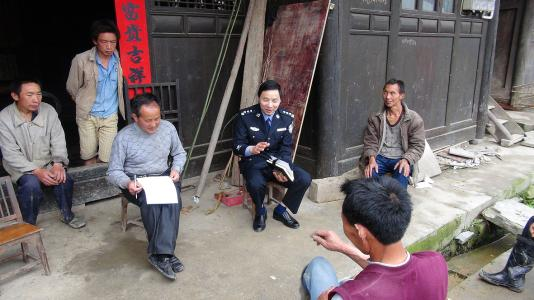
#> input picture base/opencv_handle/face3.jpg, 534 x 300 px
$ python face_recognize.py   (Python 2 division)
#> lines starting #> are read from the running program, lines starting #| are printed output that depends on the picture; after the words box and inside, x2 and y2 are one past the last pixel; in counts of white or black regions, pixels touching at a corner belong together
#coding=utf-8

import sys

reload(sys)

sys.setdefaultencoding('utf8')

import cv2

# 待检测的图片路径

imagepath = r'face3.jpg'

# 获取训练好的人脸的参数数据，这里直接从GitHub上使用默认值

face_cascade = cv2.CascadeClassifier(r'./haarcascade_frontalface_default.xml')

# 读取图片

image = cv2.imread(imagepath)
#> image is the input picture: shape (300, 534, 3); mean B, G, R 107.3, 106.7, 116

gray = cv2.cvtColor(image, cv2.COLOR_BGR2GRAY)
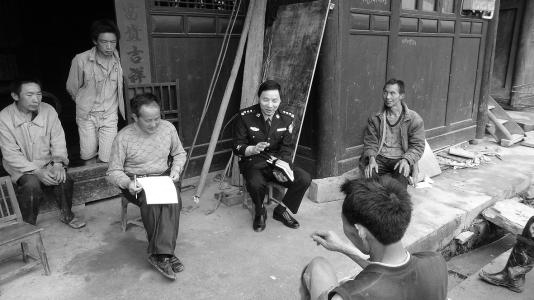
#> gray: shape (300, 534); min 0, max 255, mean 109.6

# 探测图片中的人脸

faces = face_cascade.detectMultiScale(

    gray,

    scaleFactor=1.15,

    minNeighbors=5,

    minSize=(5, 5)


)
#> faces = [[96, 32, 25, 25], [380, 84, 25, 25], [257, 90, 27, 27]]

print "发现{0}个人脸!".format(len(faces))
#| 发现3个人脸!

for (x, y, w, h) in faces:
    # cv2.rectangle(image,(x,y),(x+w,y+w),(0,255,0),2)

    cv2.circle(image, ((x + x + w) / 2, (y + y + h) / 2), w / 2, (0, 255, 0), 2)
#> this loop made 3 passes
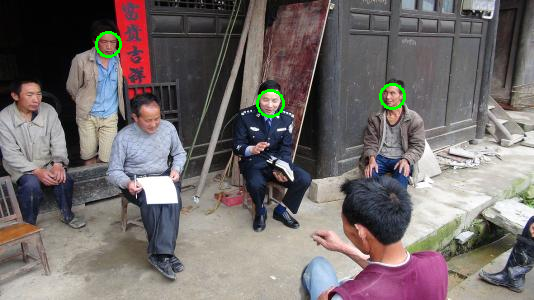
#> image: shape (300, 534, 3); 0.42% of pixels changed, all inside (x1, y1, x2, y2) = (95, 31, 406, 118)

cv2.imshow("Find Faces!", image)

cv2.waitKey(0)

$ run again, with base/opencv_handle/face2.jpg copied over base/opencv_handle/face3.jpg
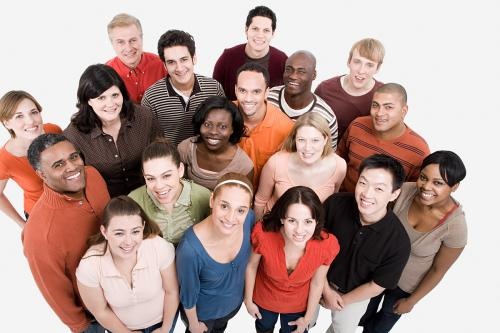
#> input picture base/opencv_handle/face2.jpg, 500 x 333 px
#> image is the input picture: shape (333, 500, 3); mean B, G, R 146.5, 152.7, 179
#> `gray = cv2.cvtColor(image, cv2.COLOR_BGR2GRAY)`:
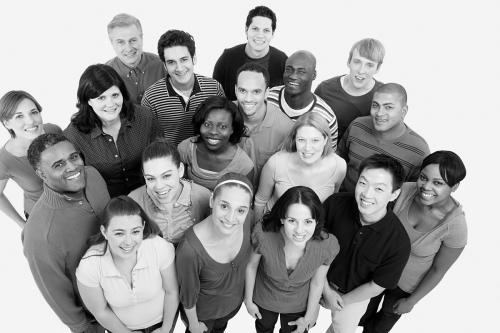
#> gray: shape (333, 500); min 0, max 255, mean 159.8
#> faces = 13 rows, first 6: [245, 18, 31, 31], [196, 111, 38, 38], [293, 129, 32, 32], [159, 47, 38, 38], [230, 75, 39, 39], [365, 92, 38, 38]
#| 发现13个人脸!
#> the loop `for (x, y, w, h) in faces:` made 13 passes
#> after the loop `for (x, y, w, h) in faces:`:
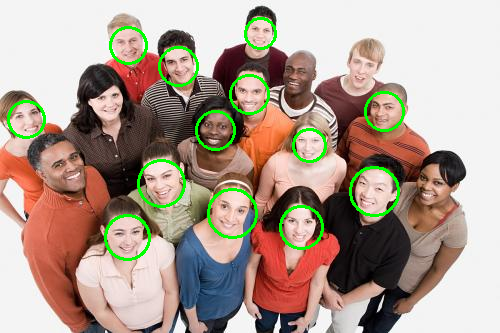
#> image: shape (333, 500, 3); 2.92% of pixels changed, all inside (x1, y1, x2, y2) = (7, 17, 405, 261)
